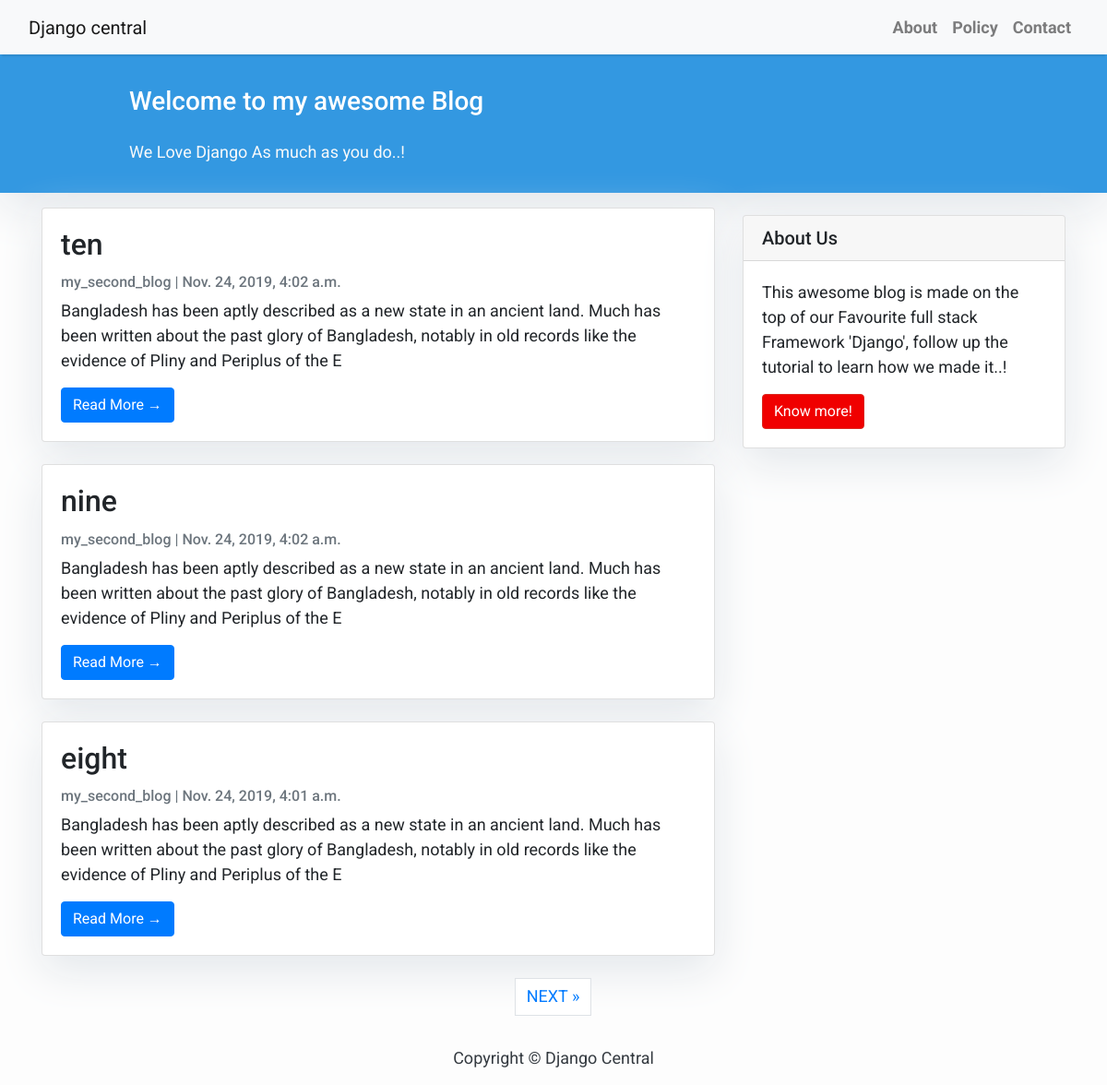
The page / on the database its author committed.
### blog/models.py (models this page shows, shortened)
class Post(models.Model):
    title = models.CharField(max_length=200, unique=True)
    slug = models.SlugField(max_length=200, unique=True)
    author = models.ForeignKey(
        User, on_delete=models.CASCADE, related_name='blog_posts')
    updated_on = models.DateTimeField(auto_now=True)
    content = models.TextField()
    created_on = models.DateTimeField(auto_now_add=True)
    status = models.IntegerField(choices=STATUS, default=0)
    class Meta:
        ordering = ['-created_on']

### blog/views.py (the view)
# urls.py: path('', views.PostList.as_view(), name='home'),
class PostList(generic.ListView):
    queryset = Post.objects.filter(status=1).order_by('-created_on')
    template_name = 'index.html'
    paginate_by = 3

### templates/index.html (shortened to what this page needs)
{% extends "base.html" %}
{% block content %}
<header class="masthead">
  <div class="container">
    <div class="row">
      <div class=" col-md-8 col-md-10 mx-auto">
        <div class="site-heading">
          <h3 class=" site-heading my-4 mt-3 text-white"> Welcome to my awesome Blog </h3>
          <p class="text-light">We Love Django As much as you do..! &nbsp
          </p>
        </div>
      </div>
    </div>
  </div>
</header>
<div class="container">
  <div class="row">
    <div class="col-md-8 mt-3 left">
      {% for post in post_list %}
      <div class="card mb-4">
        <div class="card-body">
          <h2 class="card-title">{{ post.title }}</h2>
          <p class="card-text text-muted h6">{{ post.author }} | {{ post.created_on}} </p>
          <p class="card-text">{{post.content|slice:":200" }}</p>
          <a href="{% url 'post_detail' post.slug  %}" class="btn btn-primary">Read More &rarr;</a>
        </div>
      </div>
      {% endfor %}
    </div>
    {% block sidebar %}
    {% include 'sidebar.html' %}
    {% endblock sidebar %}
  </div>
</div>
{% if is_paginated %}
<ul class="pagination justify-content-center">
  {% if page_obj.has_next %}
  <li><a href="?page={{ page_obj.next_page_number }}" class="page-link"> NEXT &raquo;</a></li>
  {% endif %}
</ul>
{% endif %}
{%endblock%}

### templates/base.html (shortened to what this page needs)
<!DOCTYPE html>
<html>
<head>
  <link rel="stylesheet" href="https://maxcdn.bootstrapcdn.com/bootstrap/4.0.0/css/bootstrap.min.css"
 />
</head>
<body>
  <nav class="navbar navbar-expand-lg navbar-light bg-light shadow" id="mainNav">
    <div class="container-fluid">
      <a class="navbar-brand" href="{% url 'home' %}">Django central</a>
      <div class="collapse navbar-collapse" id="navbarResponsive">
        <ul class="navbar-nav ml-auto">
          <li class="nav-item text-black">
            <a class="nav-link text-black font-weight-bold" href="#">About</a>
          </li>
          <li class="nav-item text-black">
            <a class="nav-link text-black font-weight-bold" href="#">Policy</a>
          </li>
          <li class="nav-item text-black">
            <a class="nav-link text-black font-weight-bold" href="#">Contact</a>
          </li>
        </ul>
      </div>
    </div>
  </nav>
  {% block content %}{% endblock content %}
  <footer class="py-3 bg-grey">
    <p class="m-0 text-dark text-center ">Copyright &copy; Django Central</p>
  </footer>
</body>
</html>

### templates/sidebar.html (shortened to what this page needs)
{% block sidebar %}
<div class="col-md-4 float-right ">
<div class="card my-4">
        <h5 class="card-header">About Us</h5>
    <div class="card-body">
        <p class="card-text"> This awesome blog is made on the top of our Favourite full stack Framework 'Django', follow up the tutorial to learn how we made it..!</p>
        <a href="#"
           class="btn btn-danger">Know more!</a>
    </div>
</div>
</div>
{% endblock sidebar %}

### templates/base.html (style rules this page uses)
body { font-family: "Roboto", sans-serif; font-size: 17px; background-color: #fdfdfd; }
.shadow { box-shadow: 0 4px 2px -2px rgba(0, 0, 0, 0.1); }
.btn-danger { color: #fff; background-color: #f00000; border-color: #dc281e; }
.masthead { background: #3398E1; height: auto; padding-bottom: 15px; box-shadow: 0 16px 48px #E3E7EB; padding-top: 10px; }

### templates/index.html (style rules this page uses)
body { font-family: "Roboto", sans-serif; font-size: 18px; background-color: #fdfdfd; }
.card { box-shadow: 0 16px 48px #E3E7EB; }

### templates/sidebar.html (style rules this page uses)
.card { box-shadow: 0 16px 48px #E3E7EB; }

### rows shown on the page
Post: title "ten", author "my_second_blog", created_on "Nov. 24, 2019, 4:02 a.m.", content "Bangladesh has been aptly described as a new state in an ancient land. Much has been written about the past glory of Bangladesh, notably in old records like the evidence of Pliny and Periplus of the E"
Post: title "nine", author "my_second_blog", created_on "Nov. 24, 2019, 4:02 a.m.", content "Bangladesh has been aptly described as a new state in an ancient land. Much has been written about the past glory of Bangladesh, notably in old records like the evidence of Pliny and Periplus of the E"
Post: title "eight", author "my_second_blog", created_on "Nov. 24, 2019, 4:01 a.m.", content "Bangladesh has been aptly described as a new state in an ancient land. Much has been written about the past glory of Bangladesh, notably in old records like the evidence of Pliny and Periplus of the E"
